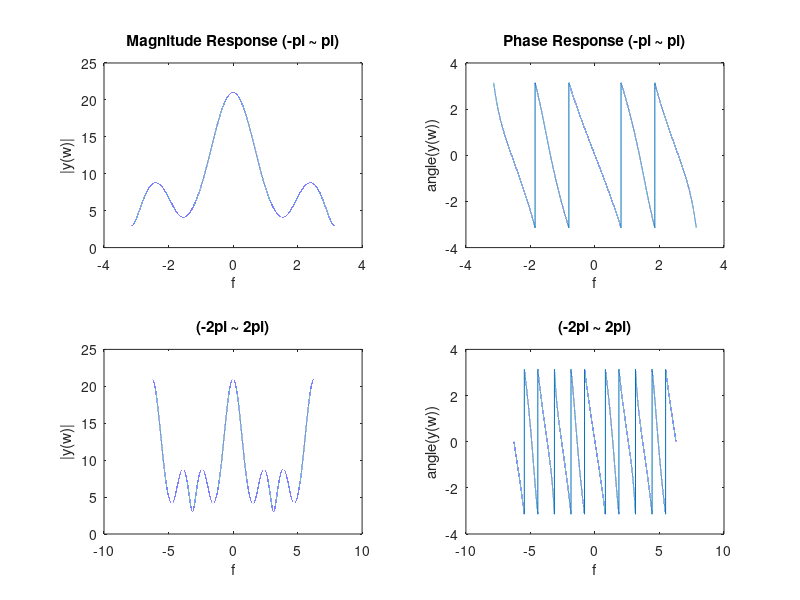

Source code (MATLAB):
% Question 1: frequency response of y[n]
clc; clear;
x = [1 0 4 4 4 8];
N = length(x);
n = 0:N-1;
OM1 = -pi:0.0001:pi;
OM2 = -2*pi:0.0001:2*pi;
X1 = exp(-1i*OM1'*n)*x';
X2 = exp(-1i*OM2'*n)*x';

subplot(2, 2, 1);
plot(OM1, abs(X1));
title('Magnitude Response (-pi ~ pi)')
xlabel('f')
ylabel('|y(w)|');

subplot(2, 2 ,3);
plot(OM2, abs(X2));
title('(-2pi ~ 2pi)')
xlabel('f')
ylabel('|y(w)|');

subplot(2, 2 ,2);
plot(OM1, angle(X1));
title('Phase Response (-pi ~ pi)')
xlabel('f')
ylabel('angle(y(w))');

subplot(2, 2 ,4);
plot(OM2, angle(X2));
title('(-2pi ~ 2pi)')
xlabel('f')
ylabel('angle(y(w))');